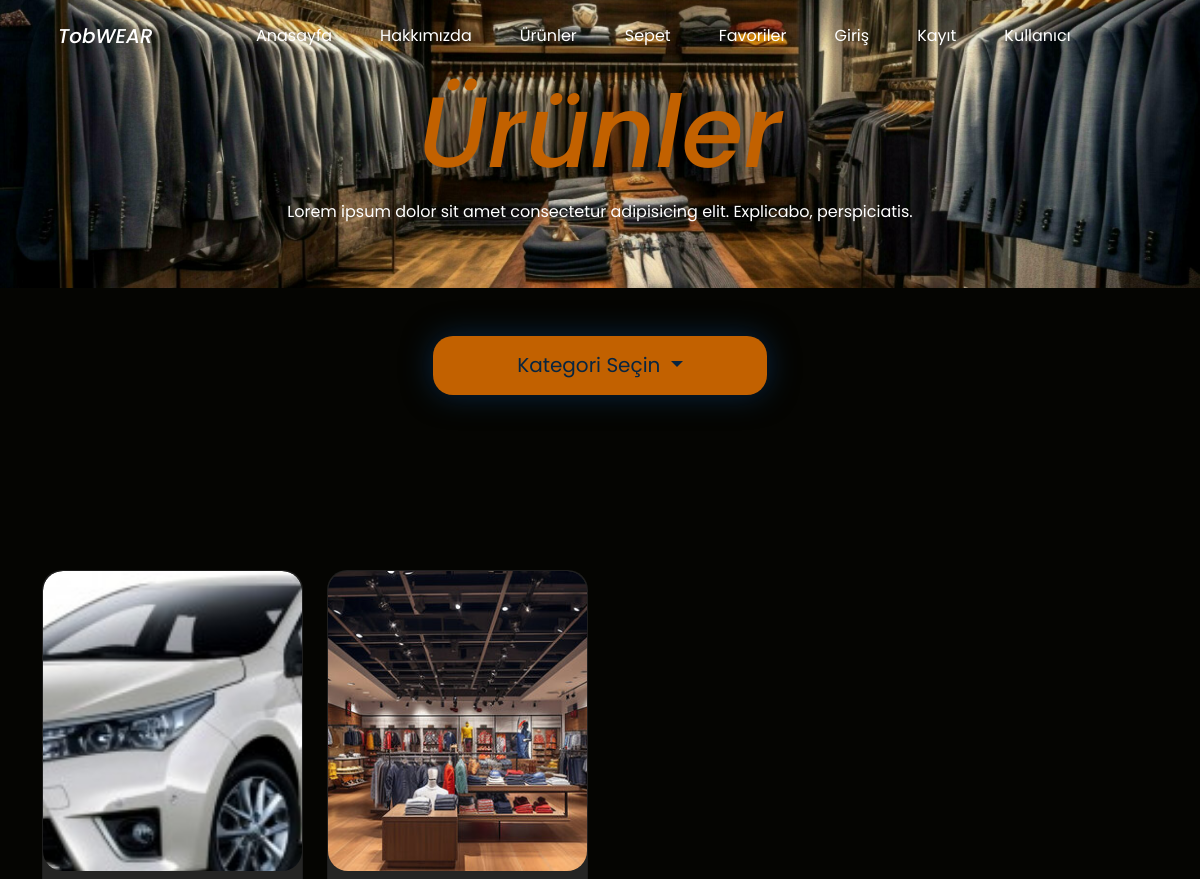
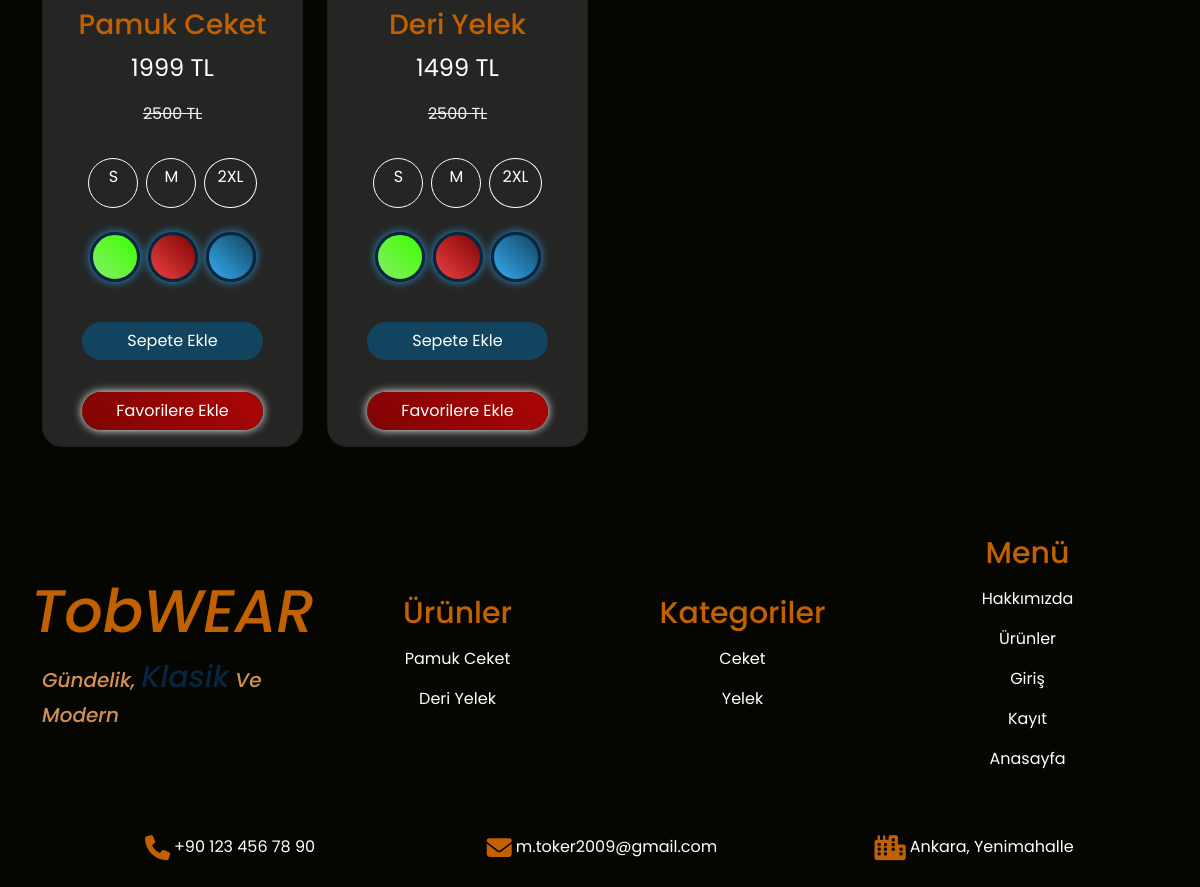
The app's page /products/, older data (2 pictures, top to bottom).
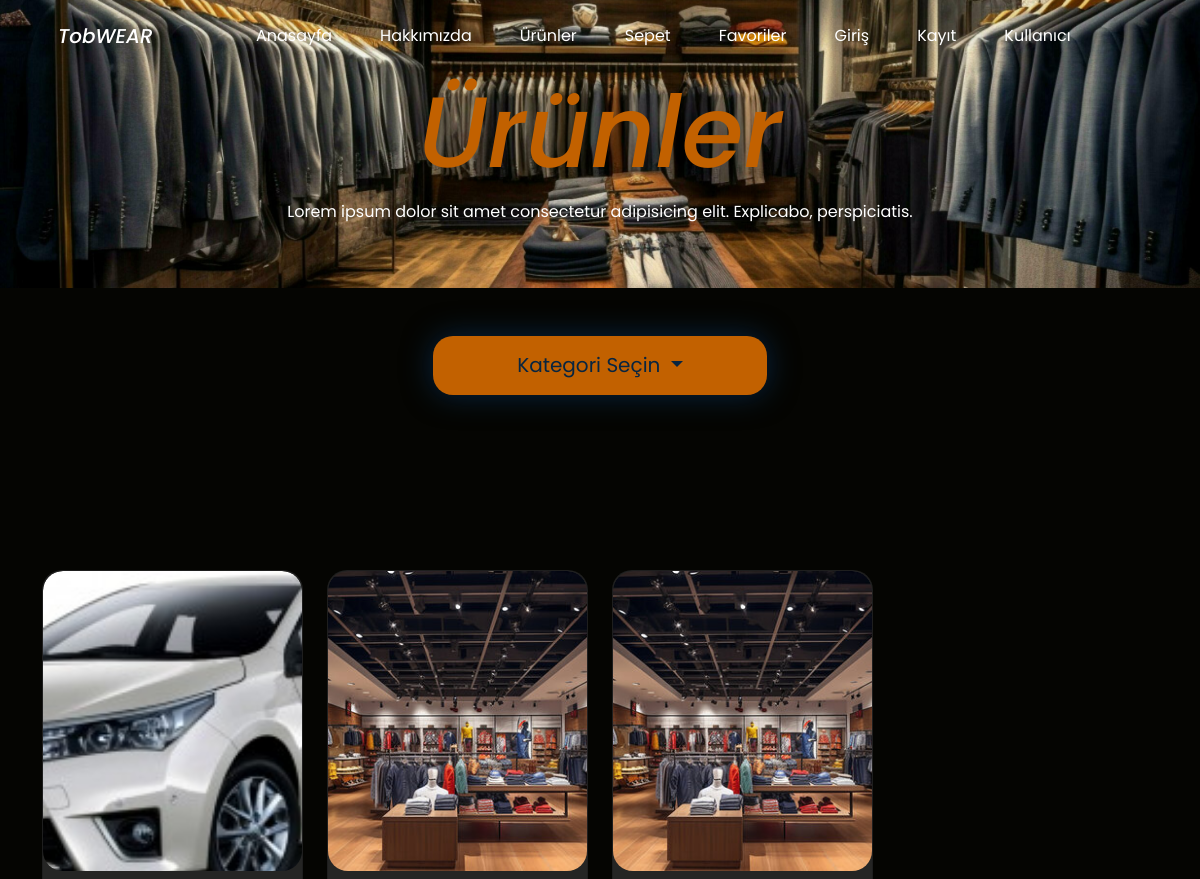
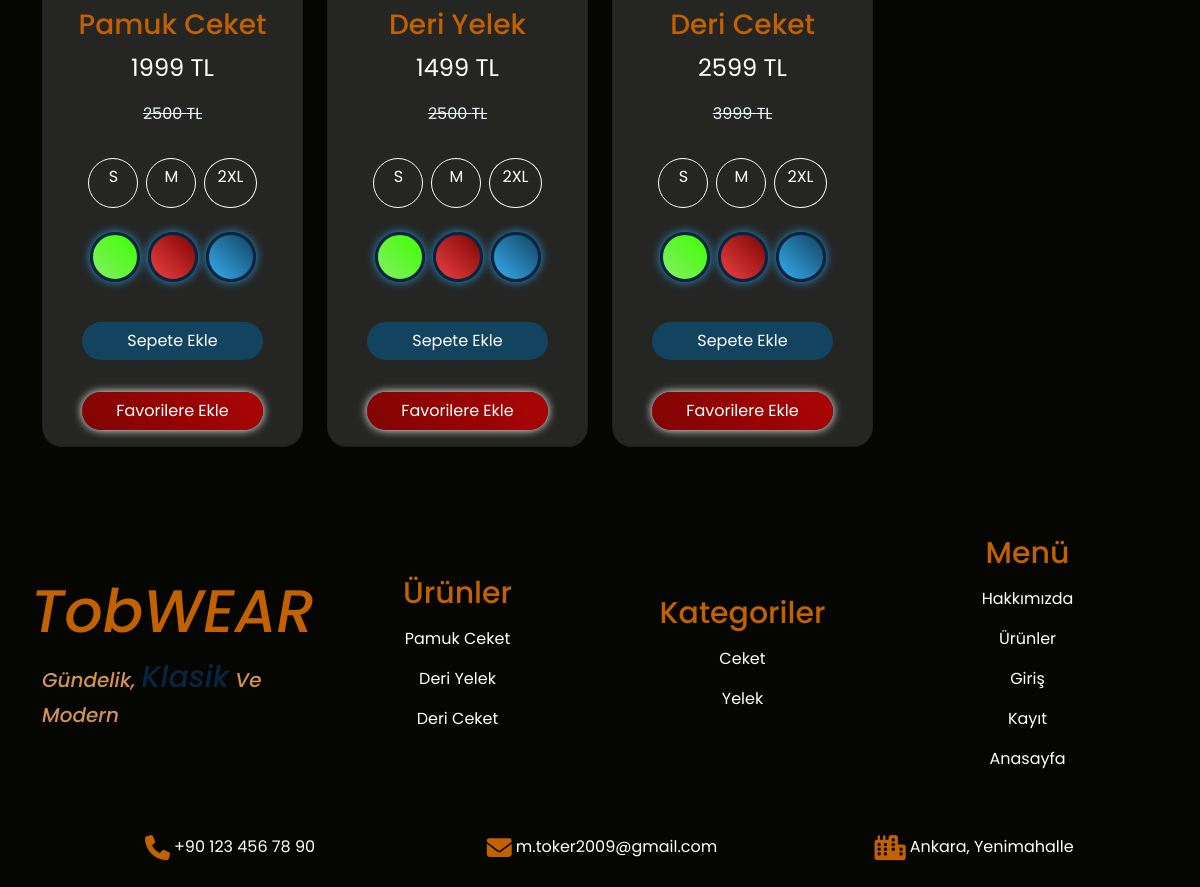
The same page, newer data (2 pictures, top to bottom).
### shop/models.py (models this page shows, shortened)
class Product(models.Model):
    name = models.CharField(max_length=100,null=False,blank=False,verbose_name="Ürün İsmi")
    price = models.IntegerField(null=False,blank=False,verbose_name="Fiyat")
    discounted = models.IntegerField(null=False,blank=False,verbose_name="İndirimli Fiyat")
    features = models.ManyToManyField(ProductFeatures,null=True,blank=True,verbose_name="Ürün Özellikleri")
    colors = models.ManyToManyField(ProductColor,null=True,blank=True,verbose_name="Ürün Renkleri")
    sizes = models.ManyToManyField(ProductSize,null=False,blank=False,verbose_name="Ürün Bedenleri")
    images = models.ManyToManyField(ProductImage,null=False,blank=False,verbose_name="Resimler")
    description = models.TextField(null=True,blank=True)
    category = models.ForeignKey(ProductCategory,null=False,blank=False,verbose_name="Kategori",on_delete=models.CASCADE)
    slug = models.SlugField(null=False,blank=True,unique=True,db_index=True,verbose_name="URL")

class ProductImage(models.Model):
    images = models.ImageField(upload_to='images/')

class ProductSize(models.Model):
    SIZE_CHOICES = [
        ('size1', 'S'),
        ('size2', 'M'),
        ('size3', 'XL'),
        ('size4', '2XL')
    ]
    size = models.CharField(max_length=100,choices=SIZE_CHOICES)
    def __str__(self):
        return self.get_size_display()

class ProductColor(models.Model):
    COLOR_CHOICES = [
        ('color1', 'Yeşil'),
        ('color2', 'Kırmızı'),
        ('color3', 'Mavi'),
        ('color4', 'Siyah'),
        ('color5', 'Pembe')
    ]
    color = models.CharField(max_length=100,choices=COLOR_CHOICES)
    code = models.CharField(max_length=7,null=False,blank=False)
    code2 = models.CharField(max_length=7,null=False,blank=False)

class ProductCategory(models.Model):
    name = models.CharField(max_length=100,null=False,blank=False,verbose_name="Kategori İsmi")

### shop/views.py (the view, shortened to what this page needs)
# urls.py: path('products/',views.products,name="products"),
def products(request):
    productobjects = Product.objects.all()
    categories = ProductCategory.objects.filter(product__in=productobjects).distinct()
    footerproducts = Product.objects.filter()[:5]
    footercategorys = ProductCategory.objects.filter()[:5]
    context = {
        "productobjects": productobjects,
        "categories": categories,
        "footerproducts": footerproducts,
        "footercategorys": footercategorys
    }
    return render(request,"products.html", context)

### templates/products.html (shortened to what this page needs)
<!DOCTYPE html>
<html lang="en">
{% load static %}
<head>
    <link rel="stylesheet" href="{% static 'css/bootstrap.min.css' %}">
    <link rel="stylesheet" href="{% static 'css/style.css' %}">
    <link rel="stylesheet" href="https://cdnjs.cloudflare.com/ajax/libs/font-awesome/6.4.0/css/all.min.css">
</head>
<body>
    <div class="container-fluid pb-5" id="products-header-container">
        <nav class="navbar navbar-expand-lg py-3">
            <div class="container justify-content-center">
                <a class="navbar-brand text-white mx-3 navbar-title" href="/">TobWEAR</a>
                <div class="collapse navbar-collapse justify-content-center" id="navbarNav">
                    <ul class="navbar-nav">
                        <li class="nav-item mx-3">
                            <a class="nav-link text-white navbar-text" href="/">Anasayfa</a>
                        </li>
                        <li class="nav-item mx-3">
                            <a class="nav-link text-white navbar-text" href="{% url 'about' %}">Hakkımızda</a>
                        </li>
                        <li class="nav-item mx-3">
                            <a class="nav-link text-white navbar-text" href="{% url 'products' %}">Ürünler</a>
                        </li>
                        <li class="nav-item mx-3">
                            <a class="nav-link text-white navbar-text" href="{% url 'shoppingcard' %}">Sepet</a>
                        </li>
                        <li class="nav-item mx-3">
                            <a class="nav-link text-white navbar-text" href="{% url 'favorites' %}">Favoriler</a>
                        </li>
                        <li class="nav-item mx-3">
                            <a class="nav-link text-white navbar-text" href="{% url 'login' %}">Giriş</a>
                        </li>
                        <li class="nav-item mx-3">
                            <a class="nav-link text-white navbar-text" href="{% url 'register' %}">Kayıt</a>
                        </li>
                        <li class="nav-item mx-3">
                            <a class="nav-link text-white navbar-text" href="{% url 'updateuser' %}">Kullanıcı</a>
                        </li>
                    </ul>
                </div>
            </div>
        </nav>
        <div class="row">
            <h1 class="text-center products-title">Ürünler</h1>
            <p class="text-center text-white products-paragraph">Lorem ipsum dolor sit amet consectetur adipisicing elit. Explicabo,
                perspiciatis.</p>
        </div>
    </div>
    <div class="container my-4">
        <div class="row text-center my-5">
            <div class="dropdown">
                <button class="btn btn-secondary dropdown-toggle" type="button" id="dropdownMenuButton1"
                    data-bs-toggle="dropdown" aria-expanded="false">
                    Kategori Seçin
                </button>
            </div>
        </div>
        <div class="row text-center my-5">
            <form>
            </form>
        </div>
        <div id="products-container">
            {% include "partials/product_list.html" %}
        </div>
    </div>
    <footer>
        <div class="container py-5" id="footer-container">
            <div class="row">
                <div class="col-md-3 d-flex flex-column justify-content-center align-items-center">
                    <h1 class="text-center footer-brand-title">TobWEAR</h1>
                    <p id="footer-brand-paragraph">Gündelik, <span id="footer-brand-span">Klasik</span> Ve Modern</p>
                </div>
                <div class="col-md-3 d-flex flex-column justify-content-center align-items-center">
                    <h2 class="text-center pb-2" id="footer-products-title">Ürünler</h2>
                    {% for product in footerproducts %}
                    <a href="{% url 'productdetail' product.slug %}" class="footer-products-a"><p class="footer-products text-white">{{ product.name }}</p></a>
                    {% endfor %}
                </div>
                <div class="col-md-3 d-flex flex-column justify-content-center align-items-center">
                    <h2 class="text-center pb-2" id="footer-products-title">Kategoriler</h2>
                    {% for category in footercategorys %}
                    <a href="{% url 'categorydetail' category.name %}" class="footer-products-a"><p class="footer-products text-white">{{ category.name }}</p></a>
                    {% endfor %}
                </div>
                <div class="col-md-3 d-flex flex-column justify-content-center align-items-center">
                    <h2 class="text-center pb-2" id="footer-products-title">Menü</h2>
                    <a href="{% url 'about' %}" class="footer-products-a"><p class="footer-products text-white">Hakkımızda</p></a>
                    <a href="{% url 'products' %}" class="footer-products-a"><p class="footer-products text-white">Ürünler</p></a>
                    <a href="{% url 'login' %}" class="footer-products-a"><p class="footer-products text-white">Giriş</p></a>
                    <a href="{% url 'register' %}" class="footer-products-a"><p class="footer-products text-white">Kayıt</p></a>
                    <a href="{% url 'index' %}" class="footer-products-a"><p class="footer-products text-white">Anasayfa</p></a>
                </div>
            </div>
            <div class="row mt-5">
                <div class="footer-contact d-flex flex-column flex-md-row justify-content-center align-items-center">
                    <div class="col-md-4 pb-3">
                        <span class="text-white d-flex justify-content-center"><i
                                class="fa-solid fa-phone contact-icon px-1"></i> +90 123 456 78 90 </span>
                    </div>
                    <div class="col-md-4 pb-3">
                        <span class="text-white d-flex justify-content-center"><i
                                class="fa-solid fa-envelope contact-icon px-1"></i> m.toker2009@gmail.com</span>
                    </div>
                    <div class="col-md-4 pb-3">
                        <span class="text-white d-flex justify-content-center"><i
                                class="fa-solid fa-city contact-icon px-1"></i> Ankara, Yenimahalle</span>
                    </div>
                </div>
            </div>
        </div>
    </footer>
</body>
</html>

### templates/partials/product_list.html (shortened to what this page needs)
<div class="row">
    {% for product in productobjects %}
    <div class="col-md-3 mb-3">
        <div class="card" id="carousel-card" data-product-name="{{ product.name }}">
            <div class="product-image-container">
                <a href="{% url 'productdetail' product.slug %}">
                    <img src="{{ product.images.first.images.url }}" class="img-fluid" id="carousel-image">
                </a>
            </div>
            <div class="product-detail-container py-3 d-flex flex-column justify-content-center">
                <h3 class="text-center px-3" id="product-detail-title">{{ product.name }}</h3>
                <p class="text-center text-white px-3 fs-4">{{ product.discounted }} TL</p>
                <span class="fs-6 text-center" id="product-detail-span">{{ product.price }} TL</span>
            </div>
            <div class="shopping-container d-flex justify-content-center my-3">
                {% for size in product.sizes.all %}
                <label class="btn btn-outline-primary sizebutton mx-1 mb-2" for="size-{{ forloop.counter }}-{{ product.id }}">{{ size }}</label>
                {% endfor %}
            </div>
            <div class="shopping-container d-flex justify-content-center">
                {% for color in product.colors.all %}
                <label class="btn btn-outline-primary partialdetail-colorbutton mx-1 mb-4" for="color-{{ forloop.counter }}-{{ product.id }}" style="background: linear-gradient(45deg, {{ color.code }}, {{ color.code2 }});"></label>
                {% endfor %}
            </div>
            <div class="shopping-button d-flex justify-content-center my-3">
                <button class="btn carddetail-addbasket" value="{{ product.id }}">Sepete Ekle</button>
            </div>
            {% if product in request.user.favorites.all %}
                <div class="deletefavorite-button d-flex justify-content-center my-3">
                    <button class="btn" name="deleteFavoriteButton">Favorilerden Çıkar</button>
                </div>
            {% else %}
                <div class="addfavorite-button d-flex justify-content-center my-3">
                    <button class="btn" name="favoriteButton">Favorilere Ekle</button>
                </div>
            {% endif %}
        </div>
    </div>
    {% endfor %}
</div>

### static/css/style.css (style rules this page uses)
:root { --custom-black : #12161b; --custom-blue : #124460; --custom-dark-blue : #082540; --custom-dark-green : #3b4704; --custom-brown : #3d0d04; --custom-orange : #c26100; --custom-orange-sup : #d29254; }
body { font-family: 'Poppins', 'Outfit', 'Ubuntu', sans-serif; background-color: #050502; }
#carousel-image { width: 100%; height: 350px; object-fit: cover; border-radius: 20px; }
#carousel-card { background-color: #252524; border-radius: 20px; transition: all 0.3s ease; overflow: visible !important; }
#product-detail-title { color: var(--custom-orange); }
#product-detail-span { color: aliceblue; text-decoration: line-through; }
.shopping-container label { border-radius: 50%; min-width: 50px; min-height: 50px; color: white; border: 1px solid white; }
.shopping-button button { color: white; background-color: var(--custom-blue); border-radius: 20px; width: 70%; transition: all 0.3s ease; }
.contact-icon { color: #c26100; font-size: 25px; }
#footer-brand-paragraph { font-size: 20px; font-family: 'Poppins', sans-serif; font-weight: 500; font-style: italic; color: var(--custom-orange-sup); }
#footer-brand-span { font-size: 30px; font-family: 'Poppins', sans-serif; font-weight: 500; font-style: italic; color: var(--custom-dark-blue); }
.footer-brand-title { font-size: 60px; font-family: 'Poppins', sans-serif; font-weight: 500; font-style: italic; color: var(--custom-orange); }
#footer-products-title { color: var(--custom-orange); font-size: 30px; }
.footer-products { transition: all 0.3s ease; }
.footer-products::after { content: ""; position: absolute; bottom: -3px; right: 0; width: 0; height: 2px; background-color: #fff; transition: width 0.4s ease; }
.footer-products-a { text-decoration: none; }
.navbar-title { font-family: 'Poppins', sans-serif; font-weight: 500; font-style: italic; transition: all 0.3s ease; }
.navbar-title::after { content: ""; position: absolute; bottom: -1px; right: 0; width: 0; height: 2px; background-color: var(--custom-orange); transition: width 0.4s ease; }
.navbar-text { transition: all 0.3s ease; }
.navbar-text::after { content: ""; position: absolute; bottom: -1px; right: 0; width: 0; height: 2px; background-color: var(--custom-orange); transition: width 0.4s ease; }
.products-title { color: var(--custom-orange); font-size: 100px; font-family: 'Poppins', sans-serif; font-weight: 500; font-style: italic; opacity: 0; animation: ilkanimasyon 1.5s forwards; transform: translateY(20px); }
.products-paragraph { opacity: 0; animation: ilkanimasyon 1.5s forwards; transform: translateY(20px); }
#products-header-container { background-image: url("../images/modern-men-fashion-in-retail-boutique-store-free-photo.jpg"); background-position: center; background-size: cover; }
.product-image-container { width: 100%; height: 300px; overflow: hidden; border-radius: 20px; }
#dropdownMenuButton1 { background-color: var(--custom-orange); color: var(--custom-dark-blue); border-radius: 20px; border: 0px; height: 140%; width: 30%; font-size: 20px; box-shadow: 0 0 30px var(--custom-dark-blue); transition: all 0.3s ease; opacity: 0; animation: ilkanimasyon 1.5s forwards; transform: translateY(20px); }
.partialdetail-colorbutton { border-radius: 50%; width: 50px; height: 50px; border: 3px solid var(--custom-dark-blue) !important; transition: all 0.3s ease; box-shadow: 0 0 10px #2b94d1; }
.addfavorite-button button { background: linear-gradient(45deg, #800404, #ac0505); border-radius: 20px; box-shadow: 0 0 10px #fff; color: #fff !important; transition: all 0.3s ease; width: 70%; }

Row changes from the older to the newer data that the page shows:
added Product: images.first.images (picture), name "Deri Ceket", discounted "2599", price "3999", ProductSize (size "S"), ProductSize (size "M"), ProductSize (size "2XL")
